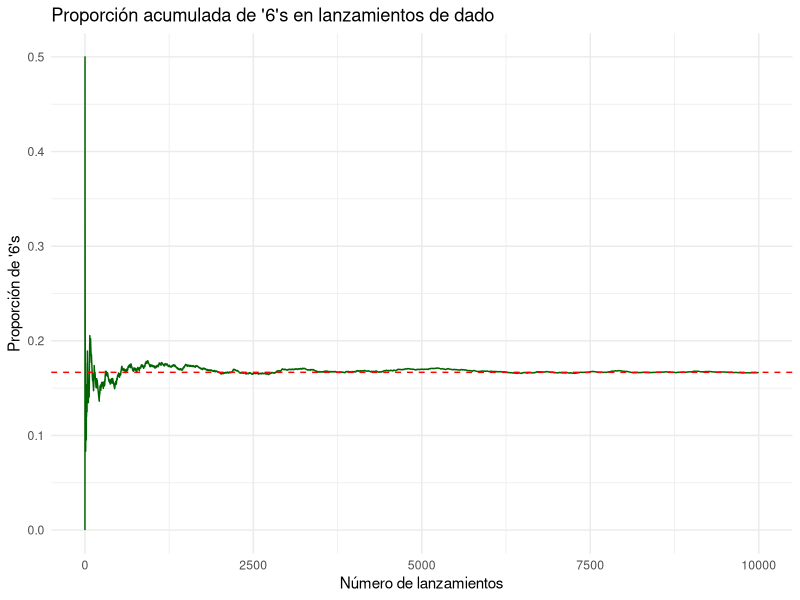

Reproduce this figure in R.
## ---- chunk 1
knitr::opts_chunk$set(echo = TRUE)
## ---- chunk 2
sample(1:6, 10, replace = TRUE, prob = rep(1/6, 6))
## ---- chunk 3
dado <- function(lanzamientos){
  sample(1:6, lanzamientos, replace = TRUE, prob = rep(1/6, 6))

}
proportions(table(dado(10000)))

## ---- chunk 4
set.seed(123)  # Para reproducibilidad

# Función que lanza un dado
dado <- function(lanzamientos) {
  sample(1:6, lanzamientos, replace = TRUE, prob = rep(1/6, 6))
}

# Número de lanzamientos
n <- 10000

# Simulación de todos los lanzamientos
resultados <- dado(n)

# Calcular proporción acumulada de 6's
proporcion_6s <- cumsum(resultados == 6) / 1:n

# Crear data frame
df <- data.frame(
  lanzamientos = 1:n,
  proporcion = proporcion_6s
)

# Graficar
library(ggplot2)

ggplot(df, aes(x = lanzamientos, y = proporcion)) +
  geom_line(color = "darkgreen") +
  geom_hline(yintercept = 1/6, linetype = "dashed", color = "red") +
  labs(title = "Proporción acumulada de '6's en lanzamientos de dado",
       x = "Número de lanzamientos",
       y = "Proporción de '6's") +
  theme_minimal()

## ---- chunk 5
sample(1:6, size = 1000, replace = TRUE, prob = c(0.1, 0.1, 0.1, 0.1, 0.1, 0.5))
## ---- chunk 6
table(sample(1:6, size = 1000, replace = TRUE, prob = c(0.1, 0.1, 0.1, 0.1, 0.1, 0.5)))
## ---- chunk 7
proportions(table(sample(1:6, size = 1000, replace = TRUE, prob = c(0.1, 0.1, 0.1, 0.1, 0.1, 0.5))))
## ---- chunk 8
dado1 <- sample(1:6, size = 20000, prob = rep(1/6, 6), replace = TRUE)
dado2 <- sample(1:6, size = 20000, prob = rep(1/6, 6), replace = TRUE)
table(dado1 + dado2)
## ---- chunk 9
prop.table(table(dado1 + dado2))
## ---- chunk 10
library(readr)
datos <- read_csv2("Datos del hogar y la vivienda_ene.CSV")
## ---- chunk 11
library(dplyr)
datos_bgta <- datos %>% filter(DPTO == "11") 
proportions(table(datos_bgta$P4030S1A1))
